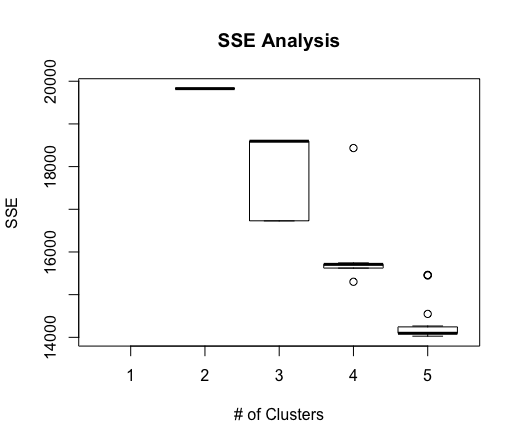

This chart was generated by the following R code:
install.packages("data.table")
library(data.table)
install.packages("curl")
mydata <-
    fread(
        "https://archive.ics.uci.edu/ml/machine-learning-databases/breast-cancer-wisconsin/breast-cancer-wisconsin.data"
    )
m <- mean(as.integer(mydata$V7 != '?'))
for(i in 1:nrow(mydata))
    if (mydata[i, 7] == '?')
        mydata[i, 7] <- m

dis <- function (p1, p2) {
    d <- 0
    for (i in 1:length(p1))
        d <- d + (p1[i] - p2[i]) * (p1[i] - p2[i])
    return (sqrt(d))
}

# stopping criteria
thresHold <- function(c1, c2, t, k) {
    ans <- 0
    for (i in 1:k)
        ans <- ans + dis(as.double(c1[i,]), as.double(c2[i,]))
    ans <- ans / k
    return (ans < t)
}

SSE <- function(c, dataSet, k) {
    ans <- 0
    for (i in 1:k) {
        cB <- c$B[i, 2:(as.integer(c$B[i, 1]) - 1)]
        cv <- as.double(c$v[i, ])
        for (j in cB)
             ans <- ans + dis(as.double(dataSet[j, ]), cv)**2
    }
    #print(ans)
    return(ans)
}

k_means <- function (dataSet, dis, k, t) {
    # initial central point of each clusters
    len <- ncol(dataSet)
    cv <- matrix(nrow = k, ncol = len)
    cB <- matrix(nrow = k, ncol = nrow(dataSet) + 5)
    c_copy <- cv
    initialC <- sample(1:nrow(dataSet), k, replace = F)
    for (i in 1:k) {
        for (j in 1:len)
            cv[i, j] = dataSet[initialC[i], j]
        cB[i, 1] <- 2
    }
    
    # maintaining k centroids
    i <- 0
    while (i >= 0) {
        c_copy <- cv
        cb_copy <- cB
        
        cB <- matrix(nrow = k, ncol = nrow(dataSet) + 5)
        for (j in 1:k)
            cB[j, 1] <- 2
        
        lo <- 0
        for (j in 1:nrow(dataSet)) {
            lo <- lo + 1
            minDis <- 0xfffffff
            n <- -1
            
            for (kk in 1:k) {
                p1 <- as.double(dataSet[j,])
                p2 <- as.double(cv[kk,])
                if (dis(p1, p2) < minDis) {
                    # deciding ties
                    n <- kk
                    minDis <- dis(p1, p2)
                }
            }
            cB[n, cB[n, 1]] <- lo
            cB[n, 1] <- cB[n, 1] + 1
        }
        
        for (j in 1:k) {
            co <- c()
            for (kk in 1:len) {
                sum <- 0
                num <- 0
                l <- 2
                while (!is.na(cB[j, l])) {
                    xLoc <- cB[j, l]
                    yLoc <- kk
                    val <- as.double(dataSet[xLoc, yLoc])
                    sum <- sum + val
                    num <- num + 1
                    l <- l + 1
                }
                co <- c(co, sum / num)
            }
            cv[j, ] <- co
        }
        
        #print(list(v = cv, B = cB[,1:10]))
        
        # stopping criteria
        c1 <- list(v = cv, B = cB)
        c2 <- list(v = c_copy, B = cb_copy)
        if (i > 2 && SSE(c1, dataSet, k) == SSE(c2, dataSet, k))
            break
        i <- i + 1
    }
    
    return (SSE(list(v = cv, B = cB), dataSet, k))
}

bigData <- data.frame(mydata[, 2:11])
error <- matrix(nrow = 20, ncol = 5)
kmeans(bigData, 5)$tot.withinss

for (k in 5:5) {
    print (k)
    for (i in 13:18) {
        c <- k_means (bigData, dis, as.integer(k), 100)
        #c <- kmeans(bigData)
        print(c)
        error[i, k] <- as.double(c)
    }
}
boxplot(error, main = "SSE Analysis", xlab = "# of Clusters", ylab = "SSE")
